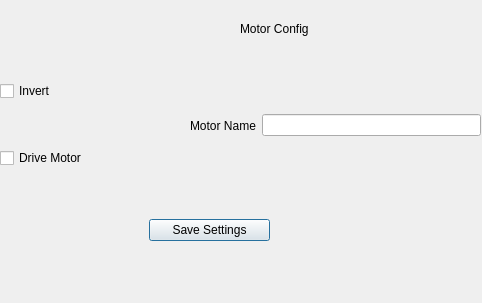
<?xml version="1.0" encoding="UTF-8"?>
<ui version="4.0">
 <class>MotorConfigW</class>
 <widget class="QDialog" name="MotorConfigW">
  <property name="geometry">
   <rect>
    <x>0</x>
    <y>0</y>
    <width>482</width>
    <height>303</height>
   </rect>
  </property>
  <property name="windowTitle">
   <string>Dialog</string>
  </property>
  <widget class="QWidget" name="verticalLayoutWidget">
   <property name="geometry">
    <rect>
     <x>0</x>
     <y>40</y>
     <width>181</width>
     <height>171</height>
    </rect>
   </property>
   <layout class="QVBoxLayout" name="verticalLayout">
    <item>
     <widget class="QCheckBox" name="invertMotBol">
      <property name="text">
       <string>Invert</string>
      </property>
     </widget>
    </item>
    <item>
     <widget class="QCheckBox" name="driveMotBol">
      <property name="text">
       <string>Drive Motor</string>
      </property>
     </widget>
    </item>
   </layout>
  </widget>
  <widget class="QWidget" name="verticalLayoutWidget_2">
   <property name="geometry">
    <rect>
     <x>149</x>
     <y>210</y>
     <width>121</width>
     <height>41</height>
    </rect>
   </property>
   <layout class="QVBoxLayout" name="verticalLayout_2">
    <item>
     <widget class="QPushButton" name="saveSetBtn">
      <property name="text">
       <string>Save Settings</string>
      </property>
     </widget>
    </item>
   </layout>
  </widget>
  <widget class="QWidget" name="horizontalLayoutWidget">
   <property name="geometry">
    <rect>
     <x>190</x>
     <y>40</y>
     <width>291</width>
     <height>171</height>
    </rect>
   </property>
   <layout class="QHBoxLayout" name="horizontalLayout">
    <item>
     <widget class="QLabel" name="MotorNamLbl">
      <property name="text">
       <string>Motor Name</string>
      </property>
     </widget>
    </item>
    <item>
     <widget class="QLineEdit" name="motorNamEdit"/>
    </item>
   </layout>
  </widget>
  <widget class="QLabel" name="label">
   <property name="geometry">
    <rect>
     <x>240</x>
     <y>20</y>
     <width>281</width>
     <height>17</height>
    </rect>
   </property>
   <property name="text">
    <string>Motor Config</string>
   </property>
  </widget>
 </widget>
 <resources/>
 <connections/>
</ui>
